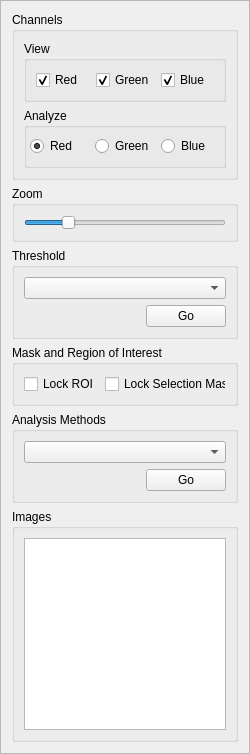
     <widget class="QFrame" name="frame">
      <property name="minimumSize">
       <size>
        <width>250</width>
        <height>16</height>
       </size>
      </property>
      <property name="maximumSize">
       <size>
        <width>250</width>
        <height>16777215</height>
       </size>
      </property>
      <property name="frameShape">
       <enum>QFrame::StyledPanel</enum>
      </property>
      <property name="frameShadow">
       <enum>QFrame::Raised</enum>
      </property>
      <layout class="QVBoxLayout">
       <item>
        <widget class="QGroupBox" name="groupBox_4">
         <property name="title">
          <string>Channels</string>
         </property>
         <layout class="QVBoxLayout">
          <item>
           <widget class="QGroupBox" name="groupBox_7">
            <property name="title">
             <string>View</string>
            </property>
            <layout class="QHBoxLayout">
             <item>
              <widget class="QCheckBox" name="channelRed">
               <property name="text">
                <string>Red</string>
               </property>
               <property name="checked">
                <bool>true</bool>
               </property>
              </widget>
             </item>
             <item>
              <widget class="QCheckBox" name="channelGreen">
               <property name="text">
                <string>Green</string>
               </property>
               <property name="checked">
                <bool>true</bool>
               </property>
              </widget>
             </item>
             <item>
              <widget class="QCheckBox" name="channelBlue">
               <property name="text">
                <string>Blue</string>
               </property>
               <property name="checked">
                <bool>true</bool>
               </property>
              </widget>
             </item>
            </layout>
           </widget>
          </item>
          <item>
           <widget class="QGroupBox" name="groupBox_8">
            <property name="minimumSize">
             <size>
              <width>0</width>
              <height>60</height>
             </size>
            </property>
            <property name="title">
             <string>Analyze</string>
            </property>
            <layout class="QHBoxLayout">
             <property name="spacing">
              <number>-1</number>
             </property>
             <property name="margin">
              <number>3</number>
             </property>
             <item>
              <widget class="QRadioButton" name="analyzeRed">
               <property name="text">
                <string>Red</string>
               </property>
               <property name="checked">
                <bool>true</bool>
               </property>
              </widget>
             </item>
             <item>
              <widget class="QRadioButton" name="analyzeGreen">
               <property name="text">
                <string>Green</string>
               </property>
              </widget>
             </item>
             <item>
              <widget class="QRadioButton" name="analyzeBlue">
               <property name="text">
                <string>Blue</string>
               </property>
              </widget>
             </item>
            </layout>
           </widget>
          </item>
         </layout>
        </widget>
       </item>
       <item>
        <widget class="QGroupBox" name="groupBox">
         <property name="title">
          <string>Zoom</string>
         </property>
         <layout class="QVBoxLayout">
          <item>
           <widget class="QSlider" name="zoomSlider">
            <property name="minimum">
             <number>25</number>
            </property>
            <property name="maximum">
             <number>400</number>
            </property>
            <property name="value">
             <number>100</number>
            </property>
            <property name="sliderPosition">
             <number>100</number>
            </property>
            <property name="orientation">
             <enum>Qt::Horizontal</enum>
            </property>
           </widget>
          </item>
         </layout>
        </widget>
       </item>
       <item>
        <widget class="QGroupBox" name="groupBox_3">
         <property name="title">
          <string>Threshold</string>
         </property>
         <layout class="QVBoxLayout">
          <item>
           <layout class="QVBoxLayout">
            <item>
             <widget class="QComboBox" name="segmentationMethods"/>
            </item>
            <item>
             <layout class="QHBoxLayout">
              <item>
               <spacer>
                <property name="orientation">
                 <enum>Qt::Horizontal</enum>
                </property>
                <property name="sizeHint" stdset="0">
                 <size>
                  <width>40</width>
                  <height>20</height>
                 </size>
                </property>
               </spacer>
              </item>
              <item>
               <widget class="QPushButton" name="segmentationConfigure">
                <property name="text">
                 <string>Go</string>
                </property>
               </widget>
              </item>
             </layout>
            </item>
           </layout>
          </item>
         </layout>
        </widget>
       </item>
       <item>
        <widget class="QGroupBox" name="groupBox_2">
         <property name="sizePolicy">
          <sizepolicy hsizetype="Preferred" vsizetype="Preferred">
           <horstretch>0</horstretch>
           <verstretch>0</verstretch>
          </sizepolicy>
         </property>
         <property name="title">
          <string>Mask and Region of Interest </string>
         </property>
         <layout class="QVBoxLayout">
          <item>
           <layout class="QHBoxLayout">
            <item>
             <widget class="QCheckBox" name="checkLockRoi">
              <property name="text">
               <string>Lock ROI</string>
              </property>
             </widget>
            </item>
            <item>
             <widget class="QCheckBox" name="checkLockMask">
              <property name="acceptDrops">
               <bool>false</bool>
              </property>
              <property name="text">
               <string>Lock Selection Mask</string>
              </property>
             </widget>
            </item>
           </layout>
          </item>
         </layout>
        </widget>
       </item>
       <item>
        <widget class="QGroupBox" name="groupBox_5">
         <property name="title">
          <string>Analysis Methods</string>
         </property>
         <layout class="QVBoxLayout">
          <item>
           <layout class="QVBoxLayout">
            <item>
             <widget class="QComboBox" name="analysisMethods"/>
            </item>
            <item>
             <layout class="QHBoxLayout">
              <item>
               <spacer>
                <property name="orientation">
                 <enum>Qt::Horizontal</enum>
                </property>
                <property name="sizeHint" stdset="0">
                 <size>
                  <width>40</width>
                  <height>20</height>
                 </size>
                </property>
               </spacer>
              </item>
              <item>
               <widget class="QPushButton" name="pluginGo">
                <property name="text">
                 <string>Go</string>
                </property>
               </widget>
              </item>
             </layout>
            </item>
           </layout>
          </item>
         </layout>
        </widget>
       </item>
       <item>
        <widget class="QGroupBox" name="groupBox_6">
         <property name="title">
          <string>Images</string>
         </property>
         <layout class="QVBoxLayout">
          <item>
           <widget class="QListWidget" name="imageList"/>
          </item>
         </layout>
        </widget>
       </item>
      </layout>
     </widget>
